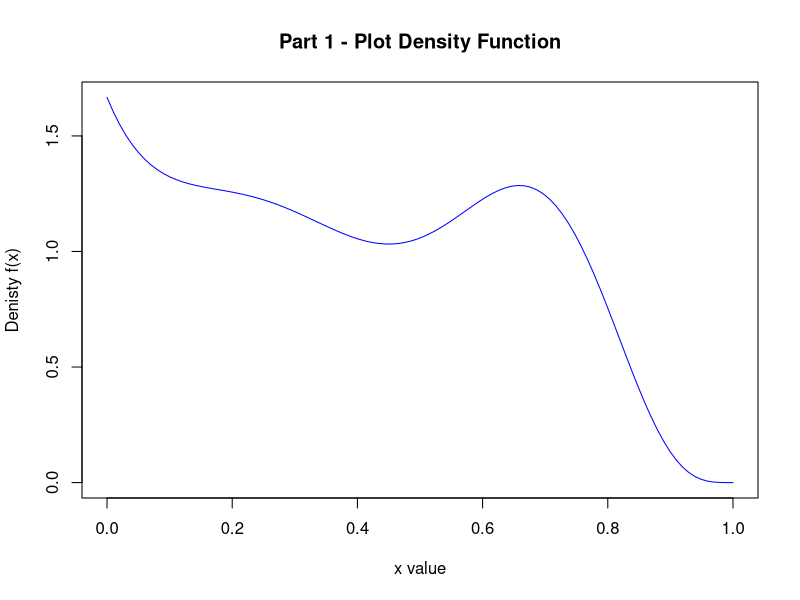
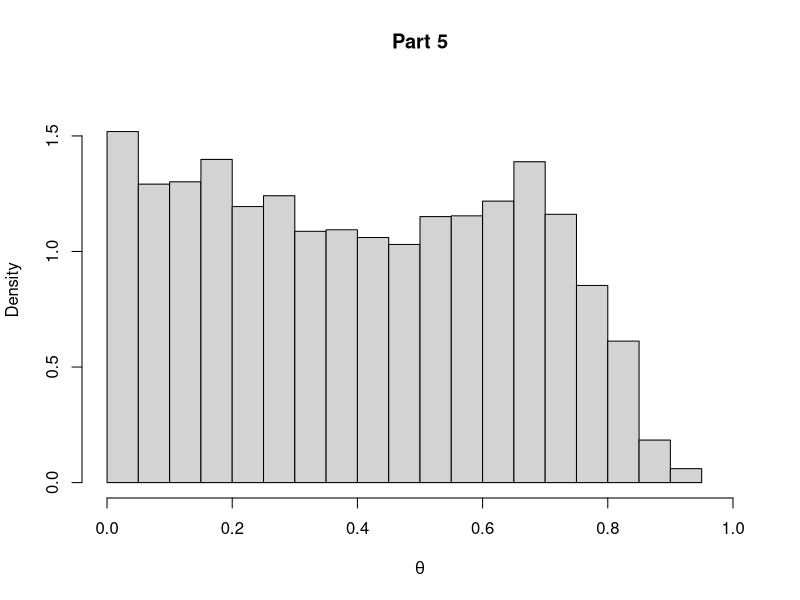

Generate these figures, in order, with R: (Note: this script raises an error after producing the figures.)
# Part 1 - Plot the density function
# Define the density function f(x) and E[f(x)]
density_func <- function(t){
  (dbeta(t,1,5)+dbeta(t,3,5)+dbeta(t,10,5))/3
}
E_density_func <- function(t){
  t*density_func(t)
}


x <- seq(0, 1, length=100)
plot(x,density_func(x),col="blue",lwd=1, main="Part 1 - Plot Density Function",
     ylab="Denisty f(x)",xlab='x value',type='l')


# Part 2 - Implement an accept/reject algorithm
# Set the seed
set.seed(1234)

# find the value of K and its position
K_lower_EP <- density_func(0)
K_local_max <- optimize(density_func, interval=c(0, 1), maximum=TRUE)
K_upper_EP <- density_func(1)
K <- max(c(K_lower_EP,K_local_max[[2]],K_upper_EP))
K_index <- which.max(c(K_lower_EP,K_local_max[[2]],K_upper_EP))
if (K_index==1) {
  K_x = 0
} else if (K_index==2) {
  K_x = K_local_max[[1]]
  } else if (K_index==3) {
    K_x = 1
} 

# Simulate uniform distribution
N=10000
theta  <- runif(N)

# Define the acceptance probability
acc_prob <- density_func(theta) / K
             
# Accept or reject simulated values
accept <- runif(N) < acc_prob


# Part 3 - Compute the acceptance rate and compare it with the theoretical
sum(accept)/N
1/K

# Part 4 - Implement an Importance sampling algorithm
# Use the same values
w = density_func(theta) #/dunif(theta)
# Compute the importance weights
W=w/sum(w)


# Part 5 - Plot to compare density, accept/reject & importance sampling
# Plot histogram
hist(theta[accept],probability=T,xlab=expression(theta),
     ylab="Density",main="Part 5",xlim=c(0,1),ylim=c(0,K))
lines(th,density_func(th),col="blue",lwd=2)
d=density(theta,weights=W,from=0,to=1)
lines(d,col="cyan",lwd=2,lty=2)


# Part 6 - Which algorithm is better


# Compute quantiles for accept/reject
quantile(theta[accept])

# Compute quantiles for importance sampling
theta_IS <- sample(theta,size=N,prob=W,replace=T)
lines(density(theta_IS),col="orange")
quantile(theta_IS)

# Compute MC Error graph
M <- round(seq(10,sum(accept),length=100))
mth <- c() 
ic_l <- c()
ic_u <- c()
for(j in 1:100)
{
  mean(theta[accept][1:M[j]])
  mth[j] <- mean(theta[accept][1:M[j]])
  ic_l[j] <- mth[j] - 1.96 * sqrt(var(theta[accept][1:M[j]])/M[j])
  ic_u[j] <- mth[j] + 1.96 * sqrt(var(theta[accept][1:M[j]])/M[j])
}
expected = integrate(E_density_func,0,1)

plot(M,mth,type="l")
lines(M,ic_l,lty=2)
lines(M,ic_u,lty=2)
abline(h=expected[[1]],col="red")

nth <- c() 
ic_l <- c()
ic_u <- c()
for(k in 1:100)
{
  nth[k] <- sum(w[1:M[k]]*theta[1:M[k]])/sum(w[1:M[k]])
  ic_l[j] <- mth[j] - 1.96 * sqrt(var(theta[accept][1:M[j]])/M[j])
  ic_u[j] <- mth[j] + 1.96 * sqrt(var(theta[accept][1:M[j]])/M[j])
}

plot(M,nth,type="l")
lines(M,ic_l,lty=2)
lines(M,ic_u,lty=2)
abline(h=expected[[1]],col="red")
